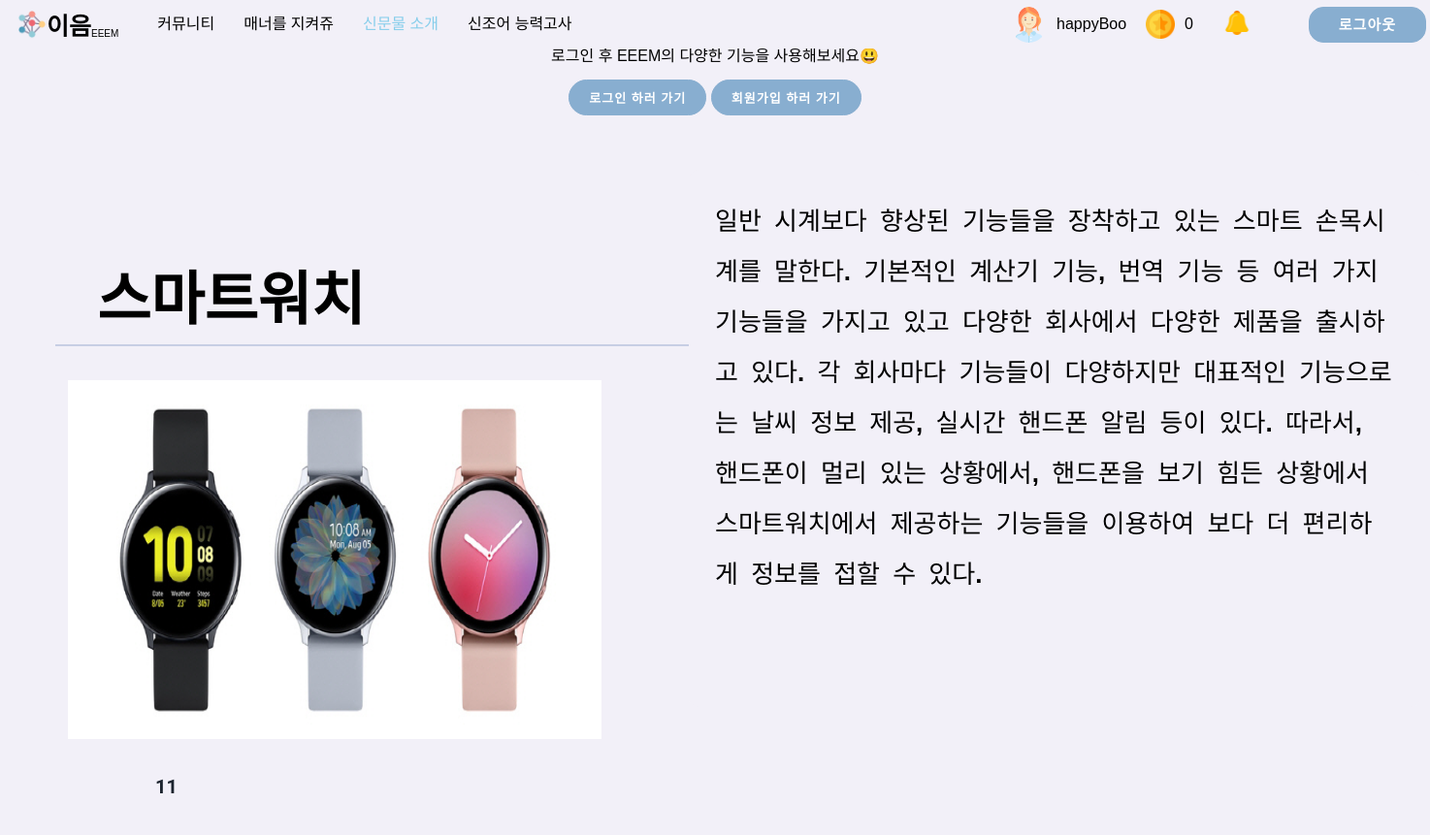
Page /newproductDetail/6 (signed in) on the committed database.
### account/models.py (models this page shows)
class CustomUser(AbstractUser):
    SEX_CHOICES = (("", "성별을 선택하세요"), ("남", "남"), ("여", "여"))
    AGE_CHOICES = (
        ("", "나이대를 선택하세요"),
        ("5", "10대 이하"),
        ("10", "10대"),
        ("20", "20대"),
        ("30", "30대"),
        ("40", "40대"),
        ("50", "50대 이상"),
    )
    sex = models.CharField(
        max_length=3, choices=SEX_CHOICES, help_text="성별을 선택하세요", null=False
    )
    age = models.CharField(
        max_length=10, choices=AGE_CHOICES, help_text="나이대를 선택하세요", null=False
    )
    nickname = models.CharField(max_length=10,default="")
    profile=models.ImageField(null=True,blank=True)
    coin=models.IntegerField(default=0)

### main/models.py (models this page shows, shortened)
class product(models.Model):
    user = models.ForeignKey(settings.AUTH_USER_MODEL,
                             on_delete=models.CASCADE, default='')
    date = models.DateTimeField()
    productName = models.CharField(max_length=30, default='')
    productText = models.CharField(max_length=1000, default='')
    like = models.IntegerField()
    image = models.ImageField(upload_to='product/', null=False, blank=False)
    getcoin=models.BooleanField(default=False,null=True)

### main/views.py (the view)
# urls.py: path('newproductDetail/<str:id>',
def newproductDetail(request, id):
    product_detail = get_object_or_404(product, pk=id)
    return render(request, "newproductDetail.html", {"productDetail": product_detail})

### main/context_processors.py (called while the page is built)
def getNotification(request):
    allnotification=notification.objects.filter(user=request.user.id)
    return{
        "notifications":allnotification
    }

### main/templates/newproductDetail.html (shortened to what this page needs)
{% extends 'base.html' %}{% load static %}{% block extrahead %} {% endblock %}
{% block content %}
<head>
  <link rel="stylesheet" href='{% static "css/newproductDetail.css" %}' />
  <link
    href="https://maxcdn.bootstrapcdn.com/font-awesome/4.7.0/css/font-awesome.min.css"
    rel="stylesheet"
  />
</head>
<body style="background-color: rgb(242, 240, 248)">
  <main>
    <div class="titleFont">{{productDetail.productName}}</div>
    <img
      src="{{productDetail.image.url}}"
      style="height: 370px; width: 550px; margin: 20px 0px 0px 70px"
    />
    <div class="content">{{productDetail.productText}}</div>
    <div style="margin-left: 90px; width: 60px">
      <label class="like">
        <div class="hearth">
          <br />
          <span style="margin-left: 70px">{{productDetail.like}}</span>
        </div>
      </label>
    </div>
  </main>
</body>
{% endblock %}

### gyeongsoton/templates/base.html (shortened to what this page needs)
<!DOCTYPE html>
<html lang="ko">
  {% load static %}
  <head>
    <link rel="stylesheet" href='{% static "css/navbar.css" %}' />
    <link rel="stylesheet" href='{% static "css/reset.css" %}' />
    <link
      rel="stylesheet"
      href="https://cdnjs.cloudflare.com/ajax/libs/jquery-modal/0.9.1/jquery.modal.min.css"
    />
  </head>
  <body>
    <nav class="navbar">
      <div class="navbar__brand">
        <a href="{%url 'home' %}">
          <div>
            <img src="{% static 'img/logo.png' %}" />
            <strong>이음</strong>
            <span>EEEM</span>
          </div>
        </a>
      </div>
      <ul class="navbar__buttons">
        <li class="nav-item co">
          <a class="nav-link" href="{%url 'community' %}">커뮤니티</a>
        </li>
        <li class="nav-item ma">
          <a class="nav-link" href="{%url 'manner' %}">매너를 지켜쥬</a>
        </li>
        <li class="nav-item ne">
          <a class="nav-link" href="{%url 'newproduct' %}">신문물 소개</a>
        </li>
        <li class="nav-item te">
          <a class="nav-link" href="{%url 'newterms' %}">신조어 능력고사</a>
        </li>
      </ul>
       {% if user.is_authenticated %}
      <a class="logout__btn" href="{%url 'logout' %}">
        <span>로그아웃</span>
      </a>
      {% if user.profile %}
        <div class="user">
          <div class="userprofile">
            <img
              src="{{request.user.profile.url}}"
              style="border-radius: 70%; margin-right: 10px"
              alt="user"
              width="37px"
              class="rounded-circle"
            />
            <div class="username"><span>{{request.user.nickname}}</span></div>
          </div>
          {% endif %}
          <div class="coin">
            <img
              src="{% static 'img/coin.png' %}"
              width="30px"
              style="margin-right: 10px"
            />
            <span class="cointext" style="margin-right: 30px;">{{request.user.coin}}</span>
          </div>
          <div class="bell">
            <span class="profile icon" id="bell">
              <img src="/static/img/bell.png" style="width:30px; height:25px;"/>
            </span>
          </div>
        </div>
      {% endif %}
    </nav>
    <div id="loginmodal" class="modal">
      <p>로그인 후 EEEM의 다양한 기능을 사용해보세요😃<br /><br /></p>
      <button class="tologinbtn" onclick="location.href='{% url 'login' %}'">
        로그인 하러 가기
      </button>
      <button class="tologinbtn" onclick="location.href='{% url 'signup' %}'">
        회원가입 하러 가기
      </button>
    </div>
    {% block content %} {% endblock %}
  </body>
</html>

### main/static/css/navbar.css (style rules this page uses)
body { background-color: rgb(242, 240, 248); }
.navbar { background-color: rgb(242, 240, 248); display: flex; align-items: center; padding: 10px 8px; position: fixed; width: 100%; z-index: 999; }
.navbar__brand { display: flex; justify-content: center; align-items: center; padding: 0px 10px; }
.navbar__brand div { display: flex; justify-content: center; align-items: flex-end; }
.navbar__brand strong { font-size: 25px; }
.navbar__brand span { font-size: 10px; }
.navbar__brand img { width: 30px; height: 30px; }
.navbar__buttons { display: flex; align-items: center; justify-content: space-around; }
.nav-item { width: auto; height: 20px; margin-left: 30px; display: flex; justify-content: center; align-items: center; }
.nav-link { color: white; }
.logout__btn { border-radius: 15px; border: 1px solid #88aed0; background-color: #88aed0; font-size: 15px; font-weight: bold; letter-spacing: 1px; text-transform: uppercase; transition: transform 80ms ease-in; position: absolute; right: 20px; padding: 10px 30px; }
.logout__btn span { color: white; }
.user { display: flex; justify-content: center; align-items: center; position: absolute; right: 200px; }
.userprofile { display: flex; justify-content: center; align-items: center; margin-right: 20px; }
.coin { display: flex; justify-content: center; align-items: center; }
.bell { display: flex; justify-content: center; align-items: center; border-color: rgb(242, 240, 248); }

### main/static/css/newproductDetail.css (style rules this page uses)
main { padding-top: 80px; font-family: "IBM Plex Sans KR", sans-serif; }
.ne a { color: skyblue; }
.titleFont { font-weight: bold; font-size: 60px; text-align: left; margin-left: 100px; }
.like { --size: 80px; --frames: 62; width: var(--size); height: var(--size); cursor: pointer; border-radius: 999px; overflow: visible; -webkit-tap-highlight-color: rgba(0, 0, 0, 0); -webkit-tap-highlight-color: transparent; }
.hearth { background-image: url("https://assets.codepen.io/23500/Hashflag-AppleEvent.svg"); background-size: calc(var(--size) * var(--frames)) var(--size); background-repeat: no-repeat; background-position-x: calc(var(--size) * (var(--frames) * -1 + 2)); background-position-y: calc(var(--size) * 0.02); width: 100px; height: var(--size); font-size: 20px; font-family: "IBM Plex Sans KR", sans-serif; font-weight: 570; color: #1b232e; }
.content { position: absolute; left: 630px; top: 175px; width: 700px; height: 500px; font-size: 26px; line-height: 52px; word-spacing: 6px; font-weight: 590; margin-left: 80px; overflow-x: hidden; overflow-y: auto; padding: 27px; border-radius: 10px; background-color: rgb(242, 240, 248); font-family: "Noto Sans KR", sans-serif; }

### gyeongsoton/templates/base.html (style rules this page uses)
a:link { color: black; text-decoration: none; }

### rows in the picture
CustomUser: user.profile (picture), user.nickname "happyBoo", user.coin "0"
product: productName "스마트워치", image (picture), productText "일반 시계보다 향상된 기능들을 장착하고 있는 스마트 손목시계를 말한다. 기본적인 계산기 기능, 번역 기능 등 여러 가지 기능들을 가지고 있고 다양한 회사에서 다양한 제품을 출시하고 있다. 각 회사마다 기능들이 다양하지만 대표적인 기능으로는 날씨 정보 제공, 실시간 핸드폰 알림 등이 있다. 따라서, 핸드폰이 멀리 있는 상황에서, 핸드폰을 보기 힘든 상황에서 스마트워치에서 제공하는 기능들을 이용하여 보다 더 편리하게 정보를 접할 수 있다.", like "11"
